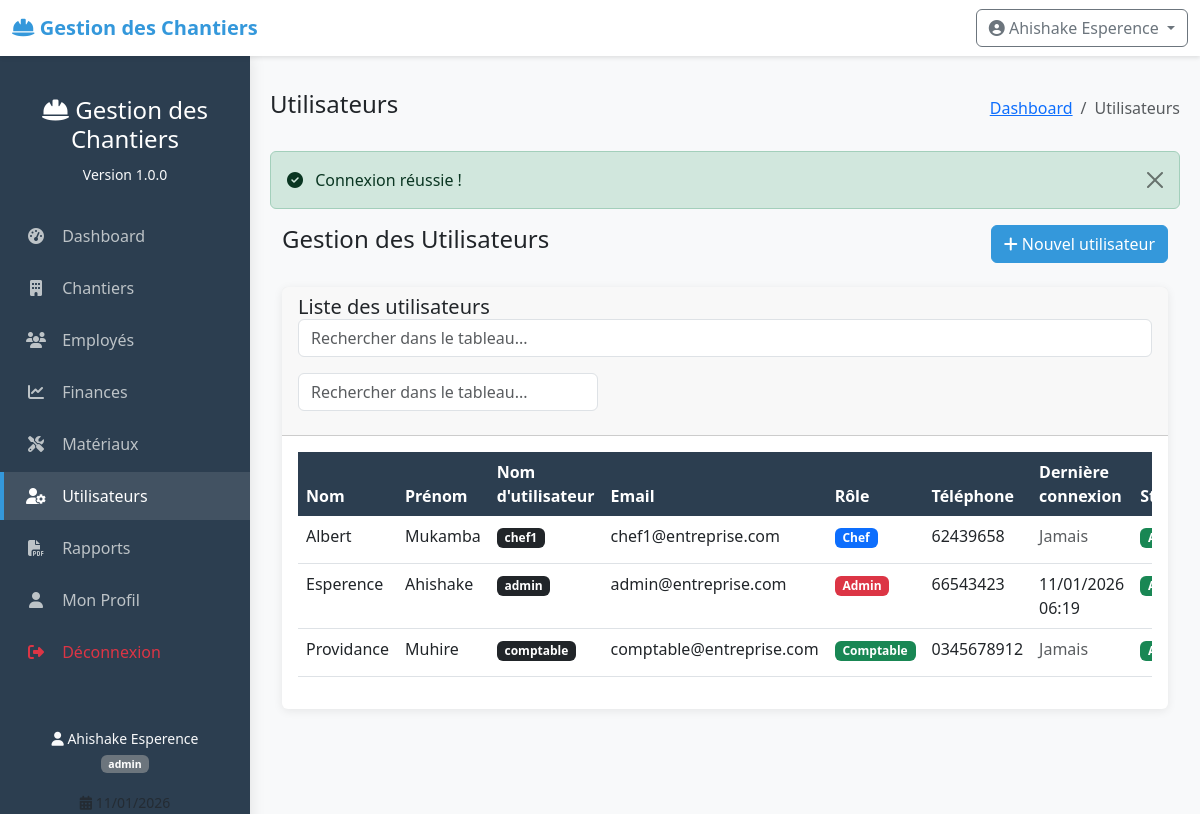
Before: /index.php?controller=user&action=index (signed in) with the older database file.
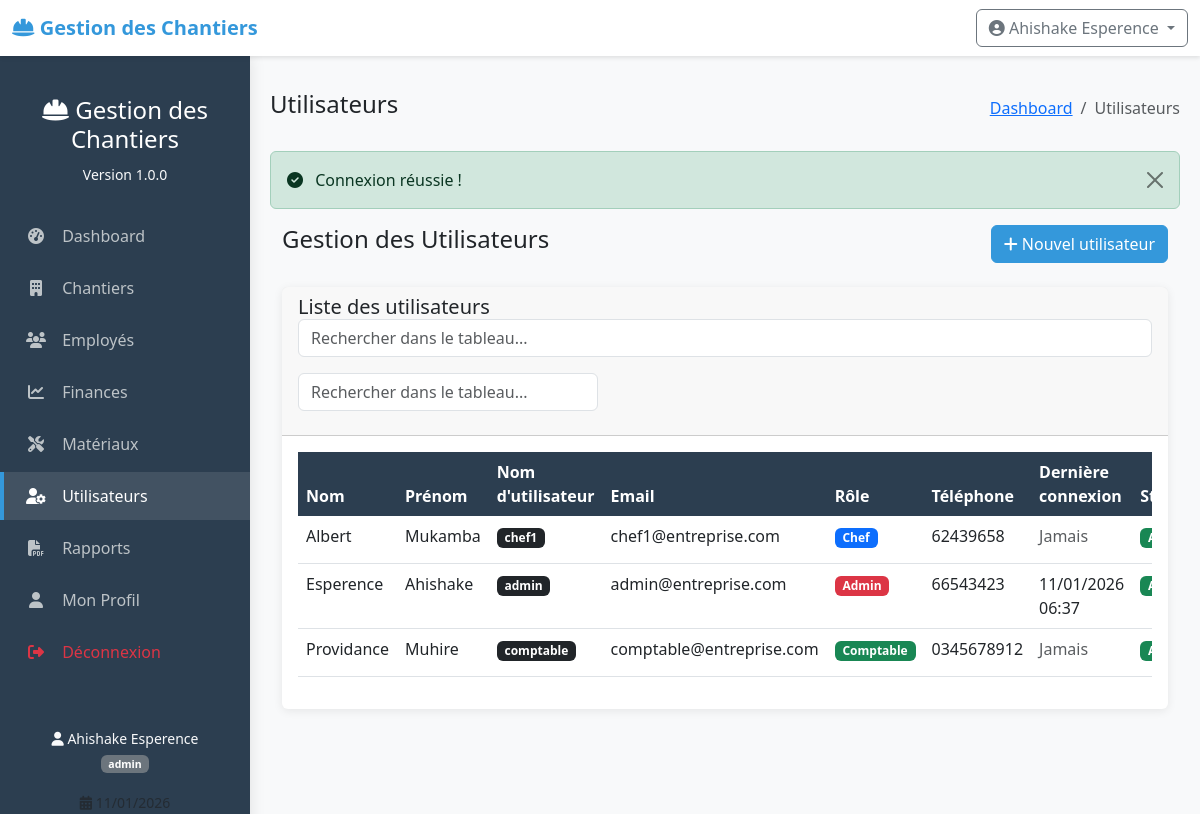
After: the same page with the newer database file.
### tables this page shows
CREATE TABLE users (
    id INTEGER PRIMARY KEY AUTOINCREMENT,
    username VARCHAR(50) UNIQUE NOT NULL,
    password VARCHAR(255) NOT NULL,
    nom VARCHAR(100) NOT NULL,
    prenom VARCHAR(100) NOT NULL,
    email VARCHAR(150) UNIQUE NOT NULL,
    role VARCHAR(20) NOT NULL CHECK(role IN ('admin', 'chef', 'comptable')),
    telephone VARCHAR(20),
    created_at DATETIME DEFAULT CURRENT_TIMESTAMP,
    last_login DATETIME,
    status BOOLEAN DEFAULT 1
);

### index.php (called while the page is built, shortened)
<?php
$controller = $_GET['controller'] ?? 'dashboard';
$action = $_GET['action'] ?? 'index';
$controllerInstance = new $controllerClass();
$id = $_GET['id'] ?? null;
if ($id !== null) {
    $data = $controllerInstance->$action($id);
} else {
    $data = $controllerInstance->$action();
}
$viewFolders = [
    'dashboard' => 'dashboard',
    'chantier' => 'chantiers',
    'employe' => 'employes',
    'materiau' => 'materiaux',
    'finance' => 'finances',
    'user' => 'users',
    'rapport' => 'repports'
];
$viewFolder = $viewFolders[$controller] ?? 'dashboard';
$viewFile = __DIR__ . '/views/' . $viewFolder . '/' . $action . '.php';
require_once $viewFile;

### models/User.php (called while the page is built, shortened)
<?php
class User {
    private $db;
    public function __construct() {
        $this->db = Database::getInstance()->getConnection();
    }
    public function getAll() {
        $sql = "SELECT * FROM users ORDER BY nom, prenom";
        $stmt = $this->db->query($sql);
        return $stmt->fetchAll();
    }
}
?>

### config/database.php (called while the page is built, shortened)
<?php
class Database {
    private static $instance = null;
    private $connection;
    private function __construct() {
        try {
            $this->connection = new PDO('sqlite:' . dirname(__DIR__) . '/data/chantiers.db');
            $this->connection->setAttribute(PDO::ATTR_ERRMODE, PDO::ERRMODE_EXCEPTION);
            $this->connection->setAttribute(PDO::ATTR_DEFAULT_FETCH_MODE, PDO::FETCH_ASSOC);
            $this->connection->exec('PRAGMA foreign_keys = ON');
        } catch(PDOException $e) {
            die("Erreur de connexion : " . $e->getMessage());
        }
    }
    public static function getInstance() {
        if (self::$instance == null) {
            self::$instance = new Database();
        }
        return self::$instance;
    }
    public function getConnection() {
        return $this->connection;
    }
}
?>

### controllers/UserController.php (called while the page is built, shortened)
<?php
require_once __DIR__ . '/../models/User.php';
class UserController {
    private $userModel;
    public function __construct() {
        $this->userModel = new User();
    }
    public function index() {
        $users = $this->userModel->getAll();
        return ['users' => $users];
    }
}
?>

### views/users/index.php (the view, shortened to what the changed rows need)
<?php
include __DIR__ . '/../../includes/header.php';
$data = $GLOBALS['data'] ?? [];
$users = $data['users'] ?? [];
?>
<div class="container-fluid">
    <div class="card">
        <div class="card-body">
            <?php if (empty($users)): ?>
            <div class="alert alert-info">
                <i class="fas fa-info-circle"></i> Aucun utilisateur trouvé.
            </div>
            <?php else: ?>
            <div class="table-responsive">
                <table class="table table-hover" id="tableUsers">
                    <thead>
                        <tr>
                            <th>Nom</th>
                            <th>Prénom</th>
                            <th>Nom d'utilisateur</th>
                            <th>Email</th>
                            <th>Rôle</th>
                            <th>Téléphone</th>
                            <th>Dernière connexion</th>
                            <th>Statut</th>
                        </tr>
                    </thead>
                    <tbody>
                        <?php foreach ($users as $user): ?>
                        <tr>
                            <td><?php echo htmlspecialchars($user['nom']); ?></td>
                            <td><?php echo htmlspecialchars($user['prenom']); ?></td>
                            <td>
                                <span class="badge bg-dark"><?php echo htmlspecialchars($user['username']); ?></span>
                            </td>
                            <td><?php echo htmlspecialchars($user['email']); ?></td>
                            <td>
                                <span class="badge
                                    <?php echo $user['role'] == 'admin' ? 'bg-danger' :
                                           ($user['role'] == 'chef' ? 'bg-primary' : 'bg-success'); ?>">
                                    <?php echo ucfirst($user['role']); ?>
                                </span>
                            </td>
                            <td><?php echo htmlspecialchars($user['telephone'] ?? 'N/A'); ?></td>
                            <td>
                                <?php echo $user['last_login'] ?
                                    date('d/m/Y H:i', strtotime($user['last_login'])) :
                                    '<span class="text-muted">Jamais</span>'; ?>
                            </td>
                            <td>
                                <span class="badge
                                    <?php echo $user['status'] ? 'bg-success' : 'bg-danger'; ?>">
                                </span>
                            </td>
                        </tr>
                        <?php endforeach; ?>
                    </tbody>
                </table>
            </div>
            <?php endif; ?>
        </div>
    </div>
</div>
<?php include __DIR__ . '/../../includes/footer.php'; ?>

Changed rows visible on the page:
changed users "Esperence": last_login "11/01/2026 06:19" → "11/01/2026 06:37"
